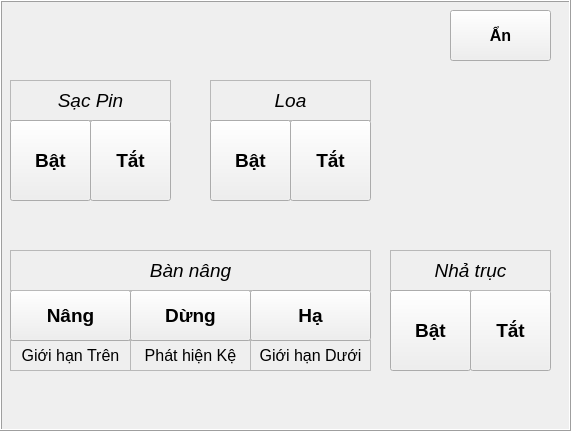
    <widget class="QFrame" name="fr_handMode_conveyor">
     <property name="geometry">
      <rect>
       <x>320</x>
       <y>0</y>
       <width>571</width>
       <height>431</height>
      </rect>
     </property>
     <property name="autoFillBackground">
      <bool>true</bool>
     </property>
     <property name="frameShape">
      <enum>QFrame::Box</enum>
     </property>
     <property name="frameShadow">
      <enum>QFrame::Raised</enum>
     </property>
     <widget class="QLabel" name="lbc_limit_down">
      <property name="geometry">
       <rect>
        <x>250</x>
        <y>340</y>
        <width>121</width>
        <height>31</height>
       </rect>
      </property>
      <property name="font">
       <font>
        <pointsize>12</pointsize>
       </font>
      </property>
      <property name="autoFillBackground">
       <bool>false</bool>
      </property>
      <property name="frameShape">
       <enum>QFrame::StyledPanel</enum>
      </property>
      <property name="lineWidth">
       <number>1</number>
      </property>
      <property name="midLineWidth">
       <number>0</number>
      </property>
      <property name="text">
       <string>Giới hạn Dưới</string>
      </property>
      <property name="scaledContents">
       <bool>false</bool>
      </property>
      <property name="alignment">
       <set>Qt::AlignCenter</set>
      </property>
      <property name="wordWrap">
       <bool>false</bool>
      </property>
      <property name="openExternalLinks">
       <bool>false</bool>
      </property>
     </widget>
     <widget class="QLabel" name="lbc_detect_lifter">
      <property name="geometry">
       <rect>
        <x>130</x>
        <y>340</y>
        <width>121</width>
        <height>31</height>
       </rect>
      </property>
      <property name="font">
       <font>
        <pointsize>12</pointsize>
       </font>
      </property>
      <property name="autoFillBackground">
       <bool>false</bool>
      </property>
      <property name="frameShape">
       <enum>QFrame::StyledPanel</enum>
      </property>
      <property name="lineWidth">
       <number>1</number>
      </property>
      <property name="midLineWidth">
       <number>0</number>
      </property>
      <property name="text">
       <string>Phát hiện Kệ</string>
      </property>
      <property name="scaledContents">
       <bool>false</bool>
      </property>
      <property name="alignment">
       <set>Qt::AlignCenter</set>
      </property>
      <property name="wordWrap">
       <bool>false</bool>
      </property>
      <property name="openExternalLinks">
       <bool>false</bool>
      </property>
     </widget>
     <widget class="QLabel" name="lbc_limit_up">
      <property name="geometry">
       <rect>
        <x>10</x>
        <y>340</y>
        <width>121</width>
        <height>31</height>
       </rect>
      </property>
      <property name="font">
       <font>
        <pointsize>12</pointsize>
       </font>
      </property>
      <property name="autoFillBackground">
       <bool>false</bool>
      </property>
      <property name="frameShape">
       <enum>QFrame::StyledPanel</enum>
      </property>
      <property name="lineWidth">
       <number>1</number>
      </property>
      <property name="midLineWidth">
       <number>0</number>
      </property>
      <property name="text">
       <string>Giới hạn Trên</string>
      </property>
      <property name="scaledContents">
       <bool>false</bool>
      </property>
      <property name="alignment">
       <set>Qt::AlignCenter</set>
      </property>
      <property name="wordWrap">
       <bool>false</bool>
      </property>
      <property name="openExternalLinks">
       <bool>false</bool>
      </property>
     </widget>
     <widget class="QPushButton" name="bt_lift_up">
      <property name="geometry">
       <rect>
        <x>10</x>
        <y>290</y>
        <width>121</width>
        <height>51</height>
       </rect>
      </property>
      <property name="font">
       <font>
        <pointsize>14</pointsize>
        <weight>75</weight>
        <bold>true</bold>
       </font>
      </property>
      <property name="text">
       <string>Nâng</string>
      </property>
     </widget>
     <widget class="QPushButton" name="bt_lift_reset">
      <property name="geometry">
       <rect>
        <x>130</x>
        <y>290</y>
        <width>121</width>
        <height>51</height>
       </rect>
      </property>
      <property name="font">
       <font>
        <pointsize>14</pointsize>
        <weight>75</weight>
        <bold>true</bold>
       </font>
      </property>
      <property name="text">
       <string>Dừng</string>
      </property>
     </widget>
     <widget class="QLabel" name="lbv_conveyorA">
      <property name="geometry">
       <rect>
        <x>10</x>
        <y>250</y>
        <width>361</width>
        <height>41</height>
       </rect>
      </property>
      <property name="font">
       <font>
        <pointsize>14</pointsize>
        <weight>50</weight>
        <italic>true</italic>
        <bold>false</bold>
       </font>
      </property>
      <property name="autoFillBackground">
       <bool>false</bool>
      </property>
      <property name="frameShape">
       <enum>QFrame::StyledPanel</enum>
      </property>
      <property name="lineWidth">
       <number>2</number>
      </property>
      <property name="midLineWidth">
       <number>0</number>
      </property>
      <property name="text">
       <string>Bàn nâng</string>
      </property>
      <property name="scaledContents">
       <bool>false</bool>
      </property>
      <property name="alignment">
       <set>Qt::AlignCenter</set>
      </property>
      <property name="wordWrap">
       <bool>false</bool>
      </property>
      <property name="openExternalLinks">
       <bool>false</bool>
      </property>
     </widget>
     <widget class="QPushButton" name="bt_lift_down">
      <property name="geometry">
       <rect>
        <x>250</x>
        <y>290</y>
        <width>121</width>
        <height>51</height>
       </rect>
      </property>
      <property name="font">
       <font>
        <pointsize>14</pointsize>
        <weight>75</weight>
        <bold>true</bold>
       </font>
      </property>
      <property name="text">
       <string>Hạ</string>
      </property>
     </widget>
     <widget class="QPushButton" name="bt_disableBrake_off">
      <property name="geometry">
       <rect>
        <x>470</x>
        <y>290</y>
        <width>81</width>
        <height>81</height>
       </rect>
      </property>
      <property name="font">
       <font>
        <pointsize>14</pointsize>
        <weight>75</weight>
        <bold>true</bold>
       </font>
      </property>
      <property name="text">
       <string>Tắt</string>
      </property>
     </widget>
     <widget class="QLabel" name="lb_charger">
      <property name="geometry">
       <rect>
        <x>10</x>
        <y>80</y>
        <width>161</width>
        <height>41</height>
       </rect>
      </property>
      <property name="font">
       <font>
        <pointsize>14</pointsize>
        <weight>50</weight>
        <italic>true</italic>
        <bold>false</bold>
       </font>
      </property>
      <property name="autoFillBackground">
       <bool>false</bool>
      </property>
      <property name="frameShape">
       <enum>QFrame::StyledPanel</enum>
      </property>
      <property name="lineWidth">
       <number>1</number>
      </property>
      <property name="midLineWidth">
       <number>0</number>
      </property>
      <property name="text">
       <string>Sạc Pin</string>
      </property>
      <property name="scaledContents">
       <bool>false</bool>
      </property>
      <property name="alignment">
       <set>Qt::AlignCenter</set>
      </property>
      <property name="wordWrap">
       <bool>false</bool>
      </property>
      <property name="openExternalLinks">
       <bool>false</bool>
      </property>
     </widget>
     <widget class="QLabel" name="lb_speaker">
      <property name="geometry">
       <rect>
        <x>210</x>
        <y>80</y>
        <width>161</width>
        <height>41</height>
       </rect>
      </property>
      <property name="font">
       <font>
        <pointsize>14</pointsize>
        <weight>50</weight>
        <italic>true</italic>
        <bold>false</bold>
       </font>
      </property>
      <property name="autoFillBackground">
       <bool>false</bool>
      </property>
      <property name="frameShape">
       <enum>QFrame::StyledPanel</enum>
      </property>
      <property name="lineWidth">
       <number>1</number>
      </property>
      <property name="midLineWidth">
       <number>0</number>
      </property>
      <property name="text">
       <string>Loa</string>
      </property>
      <property name="scaledContents">
       <bool>false</bool>
      </property>
      <property name="alignment">
       <set>Qt::AlignCenter</set>
      </property>
      <property name="wordWrap">
       <bool>false</bool>
      </property>
      <property name="openExternalLinks">
       <bool>false</bool>
      </property>
     </widget>
     <widget class="QLabel" name="lb_brake">
      <property name="geometry">
       <rect>
        <x>390</x>
        <y>250</y>
        <width>161</width>
        <height>41</height>
       </rect>
      </property>
      <property name="font">
       <font>
        <pointsize>14</pointsize>
        <weight>50</weight>
        <italic>true</italic>
        <bold>false</bold>
       </font>
      </property>
      <property name="autoFillBackground">
       <bool>false</bool>
      </property>
      <property name="frameShape">
       <enum>QFrame::StyledPanel</enum>
      </property>
      <property name="lineWidth">
       <number>1</number>
      </property>
      <property name="midLineWidth">
       <number>0</number>
      </property>
      <property name="text">
       <string>Nhả trục</string>
      </property>
      <property name="scaledContents">
       <bool>false</bool>
      </property>
      <property name="alignment">
       <set>Qt::AlignCenter</set>
      </property>
      <property name="wordWrap">
       <bool>false</bool>
      </property>
      <property name="openExternalLinks">
       <bool>false</bool>
      </property>
     </widget>
     <widget class="QPushButton" name="bt_charger_on">
      <property name="geometry">
       <rect>
        <x>10</x>
        <y>120</y>
        <width>81</width>
        <height>81</height>
       </rect>
      </property>
      <property name="font">
       <font>
        <pointsize>14</pointsize>
        <weight>75</weight>
        <bold>true</bold>
       </font>
      </property>
      <property name="text">
       <string>Bật</string>
      </property>
      <property name="checkable">
       <bool>false</bool>
      </property>
      <property name="autoRepeat">
       <bool>true</bool>
      </property>
      <property name="autoExclusive">
       <bool>true</bool>
      </property>
      <property name="autoRepeatDelay">
       <number>300</number>
      </property>
      <property name="autoRepeatInterval">
       <number>100</number>
      </property>
      <property name="autoDefault">
       <bool>true</bool>
      </property>
      <property name="default">
       <bool>false</bool>
      </property>
      <property name="flat">
       <bool>false</bool>
      </property>
     </widget>
     <widget class="QPushButton" name="bt_speaker_on">
      <property name="geometry">
       <rect>
        <x>210</x>
        <y>120</y>
        <width>81</width>
        <height>81</height>
       </rect>
      </property>
      <property name="font">
       <font>
        <pointsize>14</pointsize>
        <weight>75</weight>
        <bold>true</bold>
       </font>
      </property>
      <property name="text">
       <string>Bật</string>
      </property>
     </widget>
     <widget class="QPushButton" name="bt_speaker_off">
      <property name="geometry">
       <rect>
        <x>290</x>
        <y>120</y>
        <width>81</width>
        <height>81</height>
       </rect>
      </property>
      <property name="font">
       <font>
        <pointsize>14</pointsize>
        <weight>75</weight>
        <bold>true</bold>
       </font>
      </property>
      <property name="text">
       <string>Tắt</string>
      </property>
     </widget>
     <widget class="QPushButton" name="bt_disableBrake_on">
      <property name="geometry">
       <rect>
        <x>390</x>
        <y>290</y>
        <width>81</width>
        <height>81</height>
       </rect>
      </property>
      <property name="font">
       <font>
        <pointsize>14</pointsize>
        <weight>75</weight>
        <bold>true</bold>
       </font>
      </property>
      <property name="text">
       <string>Bật</string>
      </property>
     </widget>
     <widget class="QPushButton" name="bt_charger_off">
      <property name="geometry">
       <rect>
        <x>90</x>
        <y>120</y>
        <width>81</width>
        <height>81</height>
       </rect>
      </property>
      <property name="font">
       <font>
        <pointsize>14</pointsize>
        <weight>75</weight>
        <bold>true</bold>
       </font>
      </property>
      <property name="text">
       <string>Tắt</string>
      </property>
      <property name="autoRepeatDelay">
       <number>300</number>
      </property>
      <property name="autoRepeatInterval">
       <number>100</number>
      </property>
     </widget>
     <widget class="QPushButton" name="bt_controlConveyor_hide">
      <property name="geometry">
       <rect>
        <x>450</x>
        <y>10</y>
        <width>101</width>
        <height>51</height>
       </rect>
      </property>
      <property name="font">
       <font>
        <pointsize>12</pointsize>
        <weight>75</weight>
        <bold>true</bold>
       </font>
      </property>
      <property name="text">
       <string>Ẩn</string>
      </property>
     </widget>
    </widget>
